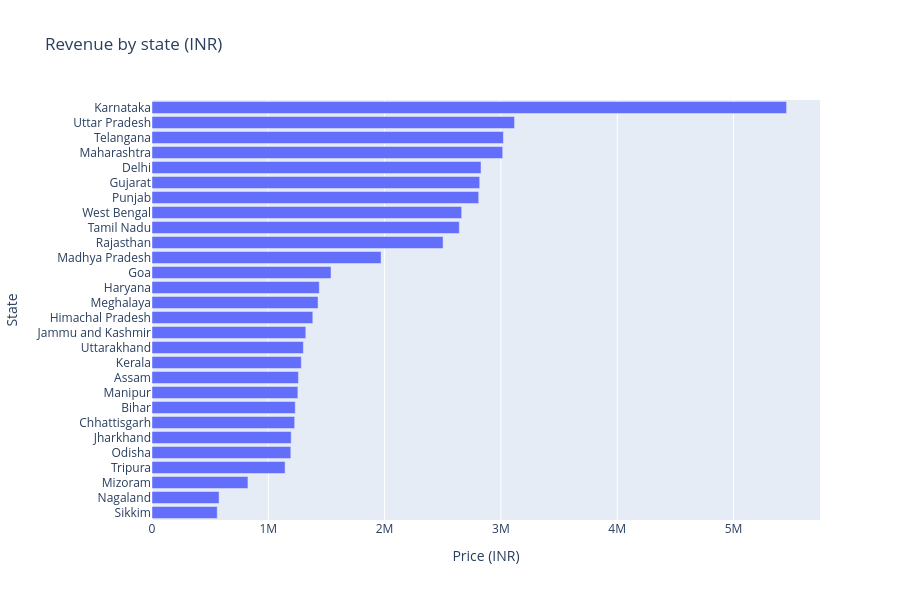

Here is the notebook cell this chart was saved with:
### Code cell
#Total sales by state
fig = px.bar(
    df.groupby("State", as_index=False)["Price (INR)"].sum().sort_values(["Price (INR)"], ascending=False),
x='Price (INR)',
y= 'State',
orientation='h',
title='Revenue by state (INR)'
)
fig.update_layout(height=600, yaxis=dict(autorange='reversed'))
fig.show()

### Figure 1 — Plotly figure (JSON) as saved in the notebook; plotly's stock layout.template omitted (floating-point values rounded to 4 significant figures)
{"data": [{"hovertemplate": "Price (INR)=%{x}<br>State=%{y}<extra></extra>", "legendgroup": "", "marker": {"color": "#636efa", "pattern": {"shape": ""}}, "name": "", "orientation": "h", "showlegend": false, "textposition": "auto", "type": "bar", "x": [5457000.0, 3117000.0, 3022000.0, 3016000.0, 2829000.0, 2818000.0, 2809000.0, 2663000.0, 2643000.0, 2503000.0, 1970000.0, 1539000.0, 1438000.0, 1428000.0, 1383000.0, 1323000.0, 1302000.0, 1284000.0, 1259000.0, 1254000.0, 1232000.0, 1227000.0, 1197000.0, 1194000.0, 1144000.0, 824900.0, 576800.0, 561000.0], "xaxis": "x", "y": ["Karnataka", "Uttar Pradesh", "Telangana", "Maharashtra", "Delhi", "Gujarat", "Punjab", "West Bengal", "Tamil Nadu", "Rajasthan", "Madhya Pradesh", "Goa", "Haryana", "Meghalaya", "Himachal Pradesh", "Jammu and Kashmir", "Uttarakhand", "Kerala", "Assam", "Manipur", "Bihar", "Chhattisgarh", "Jharkhand", "Odisha", "Tripura", "Mizoram", "Nagaland", "Sikkim"], "yaxis": "y"}], "layout": {"barmode": "relative", "height": 600, "legend": {"tracegroupgap": 0}, "title": {"text": "Revenue by state (INR)"}, "xaxis": {"anchor": "y", "domain": [0, 1], "title": {"text": "Price (INR)"}}, "yaxis": {"anchor": "x", "autorange": "reversed", "domain": [0, 1], "title": {"text": "State"}}}}
